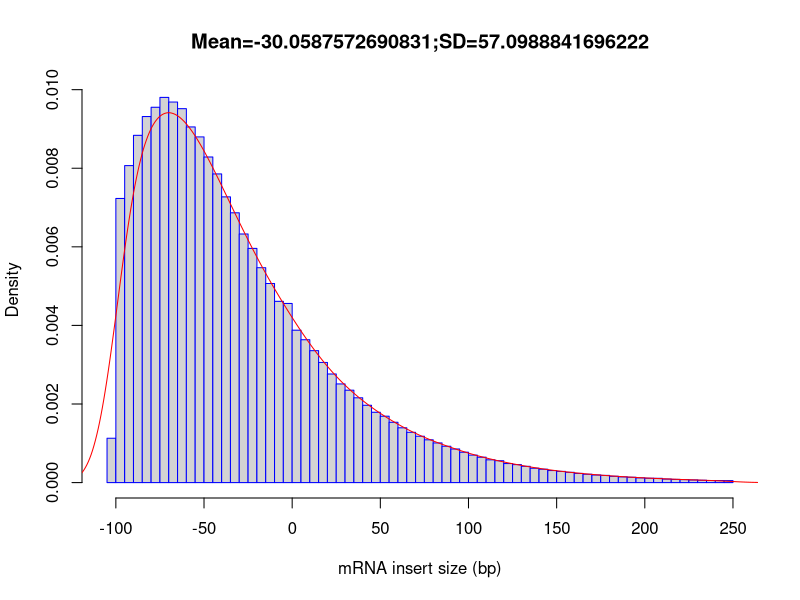

The R source for this figure:
out_file = 'MCIC_MD_2024_109'
pdf('MCIC_MD_2024_109.inner_distance_plot.pdf')
fragsize=rep(c(-247.5,-242.5,-237.5,-232.5,-227.5,-222.5,-217.5,-212.5,-207.5,-202.5,-197.5,-192.5,-187.5,-182.5,-177.5,-172.5,-167.5,-162.5,-157.5,-152.5,-147.5,-142.5,-137.5,-132.5,-127.5,-122.5,-117.5,-112.5,-107.5,-102.5,-97.5,-92.5,-87.5,-82.5,-77.5,-72.5,-67.5,-62.5,-57.5,-52.5,-47.5,-42.5,-37.5,-32.5,-27.5,-22.5,-17.5,-12.5,-7.5,-2.5,2.5,7.5,12.5,17.5,22.5,27.5,32.5,37.5,42.5,47.5,52.5,57.5,62.5,67.5,72.5,77.5,82.5,87.5,92.5,97.5,102.5,107.5,112.5,117.5,122.5,127.5,132.5,137.5,142.5,147.5,152.5,157.5,162.5,167.5,172.5,177.5,182.5,187.5,192.5,197.5,202.5,207.5,212.5,217.5,222.5,227.5,232.5,237.5,242.5,247.5),times=c(0,0,0,0,0,0,0,0,0,0,0,0,0,0,0,0,0,0,0,0,0,0,0,0,0,0,0,0,0,5626,36027,40197,44032,46415,47592,48842,48254,47414,45098,43834,41288,39139,36229,34210,31523,29694,27250,25246,22982,22714,19324,18117,16731,15238,13771,12510,11714,10753,9805,8916,8420,7649,6949,6376,5880,5425,5030,4609,4262,3854,3485,3222,2888,2775,2419,2282,2066,1824,1698,1531,1423,1305,1168,1060,965,916,803,728,680,600,553,538,445,405,377,337,300,265,266,252))
frag_sd = sd(fragsize)
frag_mean = mean(fragsize)
frag_median = median(fragsize)
write(x=c("Name","Mean","Median","sd"), sep="	", file=stdout(),ncolumns=4)
write(c(out_file,frag_mean,frag_median,frag_sd),sep="	", file=stdout(),ncolumns=4)
hist(fragsize,probability=T,breaks=100,xlab="mRNA insert size (bp)",main=paste(c("Mean=",frag_mean,";","SD=",frag_sd),collapse=""),border="blue")
lines(density(fragsize,bw=10),col='red')
dev.off()
